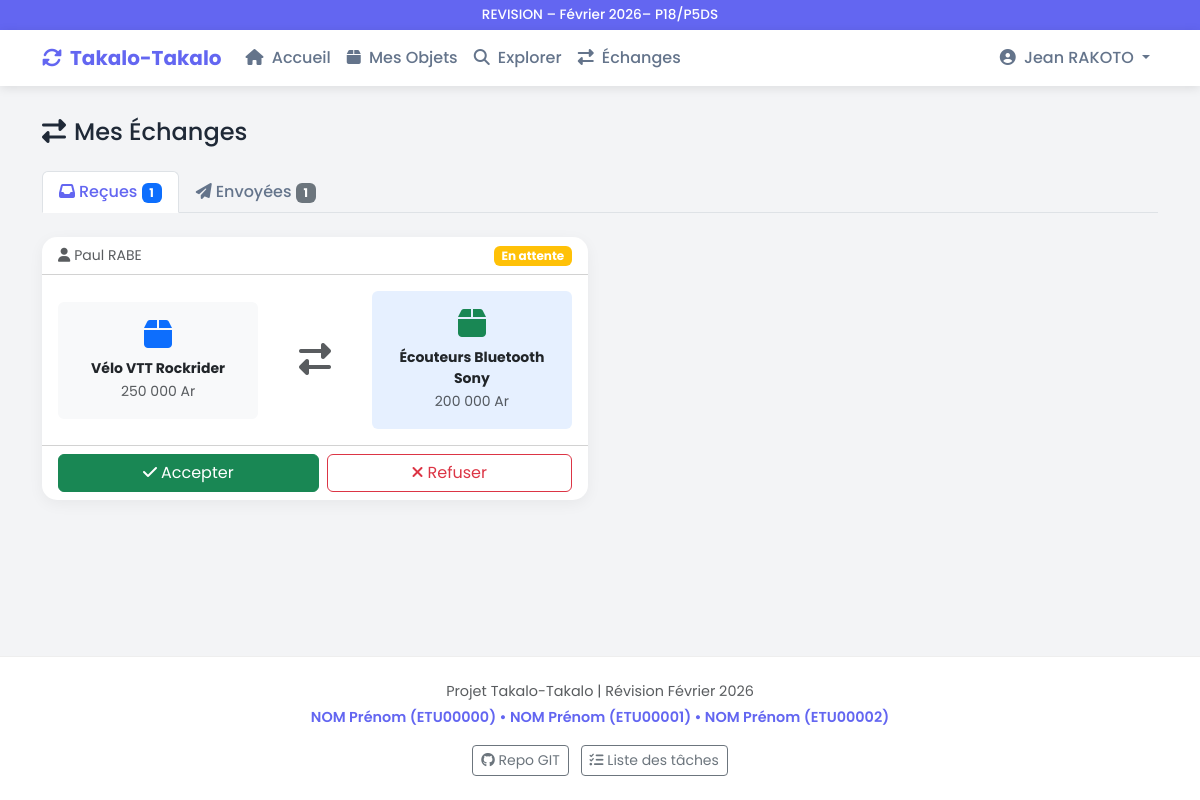
The page /mes-echanges (signed in) on the database its author committed.
### tables this page shows
CREATE TABLE IF NOT EXISTS exchanges (
    id INT AUTO_INCREMENT PRIMARY KEY,
    proposer_object_id INT NOT NULL COMMENT 'Objet proposé par l''initiateur',
    requested_object_id INT NOT NULL COMMENT 'Objet demandé en échange',
    proposer_user_id INT NOT NULL COMMENT 'Utilisateur qui propose l''échange',
    status ENUM('pending', 'accepted', 'refused', 'cancelled') DEFAULT 'pending',
    created_at DATETIME DEFAULT CURRENT_TIMESTAMP,
    accepted_at DATETIME DEFAULT NULL,
    updated_at DATETIME DEFAULT NULL ON UPDATE CURRENT_TIMESTAMP,
    
    FOREIGN KEY (proposer_object_id) REFERENCES objects(id) ON DELETE CASCADE,
    FOREIGN KEY (requested_object_id) REFERENCES objects(id) ON DELETE CASCADE,
    FOREIGN KEY (proposer_user_id) REFERENCES users(id) ON DELETE CASCADE
);

CREATE TABLE IF NOT EXISTS users (
    id INT AUTO_INCREMENT PRIMARY KEY,
    nom VARCHAR(100) NOT NULL,
    prenom VARCHAR(100) NOT NULL,
    email VARCHAR(150) NOT NULL UNIQUE,
    password VARCHAR(255) NOT NULL,
    telephone VARCHAR(20) DEFAULT NULL,
    adresse TEXT DEFAULT NULL,
    status ENUM('active', 'inactive', 'banned') DEFAULT 'active',
    created_at DATETIME DEFAULT CURRENT_TIMESTAMP,
    updated_at DATETIME DEFAULT NULL ON UPDATE CURRENT_TIMESTAMP
);

CREATE TABLE IF NOT EXISTS objects (
    id INT AUTO_INCREMENT PRIMARY KEY,
    user_id INT NOT NULL,
    category_id INT NOT NULL,
    title VARCHAR(200) NOT NULL,
    description TEXT DEFAULT NULL,
    estimated_price DECIMAL(15, 2) DEFAULT 0,
    status ENUM('available', 'exchanged', 'unavailable') DEFAULT 'available',
    created_at DATETIME DEFAULT CURRENT_TIMESTAMP,
    updated_at DATETIME DEFAULT NULL ON UPDATE CURRENT_TIMESTAMP,
    
    FOREIGN KEY (user_id) REFERENCES users(id) ON DELETE CASCADE,
    FOREIGN KEY (category_id) REFERENCES categories(id) ON DELETE RESTRICT
);

### controllers/ExchangeController.php (called while the page is built, shortened)
<?php
require_once __DIR__ . '/BaseController.php';
require_once __DIR__ . '/../models/Exchange.php';
class ExchangeController extends BaseController {
    private Exchange $exchangeModel;
    public function __construct() {
        $this->exchangeModel = new Exchange();
    }
    public function index(): void {
        $userId = $this->getUserId();
        $receivedProposals = $this->exchangeModel->getReceivedProposals($userId);
        $sentProposals = $this->exchangeModel->getSentProposals($userId);
        $this->render('user/exchanges', [
            'title' => 'Mes Échanges',
            'receivedProposals' => $receivedProposals,
            'sentProposals' => $sentProposals,
            'flash' => $this->getFlash()
        ], 'user');
    }
}

### config/Database.php (called while the page is built, shortened)
<?php
class Database {
    private static ?PDO $instance = null;
    public static function getInstance(): PDO {
        if (self::$instance === null) {
            try {
                $dsn = "mysql:host=" . self::HOST . ";dbname=" . self::DBNAME . ";charset=" . self::CHARSET;
                self::$instance = new PDO($dsn, self::USERNAME, self::PASSWORD, [
                    PDO::ATTR_ERRMODE => PDO::ERRMODE_EXCEPTION,
                    PDO::ATTR_DEFAULT_FETCH_MODE => PDO::FETCH_ASSOC,
                    PDO::ATTR_EMULATE_PREPARES => false
                ]);
            } catch (PDOException $e) {
                die("Erreur de connexion à la base de données: " . $e->getMessage());
            }
        }
        return self::$instance;
    }
}

### models/BaseModel.php (called while the page is built, shortened)
<?php
require_once __DIR__ . '/../config/Database.php';
abstract class BaseModel {
    public function __construct() {
        $this->db = Database::getInstance();
    }
}

### models/Exchange.php (called while the page is built, shortened)
<?php
require_once __DIR__ . '/BaseModel.php';
class Exchange extends BaseModel {
    protected string $table = 'exchanges';
    public function getReceivedProposals(int $userId): array {
        $sql = "SELECT e.*,
                       op.title as proposer_object_title, op.estimated_price as proposer_object_price,
                       or2.title as requested_object_title, or2.estimated_price as requested_object_price,
                       u.nom as proposer_nom, u.prenom as proposer_prenom
                FROM {$this->table} e
                LEFT JOIN objects op ON e.proposer_object_id = op.id
                LEFT JOIN objects or2 ON e.requested_object_id = or2.id
                LEFT JOIN users u ON e.proposer_user_id = u.id
                WHERE or2.user_id = :user_id
                ORDER BY e.created_at DESC";
        $stmt = $this->db->prepare($sql);
        $stmt->execute(['user_id' => $userId]);
        return $stmt->fetchAll();
    }
    public function getSentProposals(int $userId): array {
        $sql = "SELECT e.*,
                       op.title as proposer_object_title,
                       or2.title as requested_object_title,
                       u.nom as owner_nom, u.prenom as owner_prenom
                FROM {$this->table} e
                LEFT JOIN objects op ON e.proposer_object_id = op.id
                LEFT JOIN objects or2 ON e.requested_object_id = or2.id
                LEFT JOIN users u ON or2.user_id = u.id
                WHERE e.proposer_user_id = :user_id
                ORDER BY e.created_at DESC";
        $stmt = $this->db->prepare($sql);
        $stmt->execute(['user_id' => $userId]);
        return $stmt->fetchAll();
    }
}

### views/user/exchanges.php (the view, shortened to what this page needs)
<div class="mb-4">
    <h4><i class="fas fa-exchange-alt me-2"></i>Mes Échanges</h4>
</div>
<ul class="nav nav-tabs mb-4" role="tablist">
    <li class="nav-item">
        <button class="nav-link active" data-bs-toggle="tab" data-bs-target="#received" type="button">
            <i class="fas fa-inbox me-1"></i>Reçues
            <span class="badge bg-primary"><?= count($receivedProposals ?? []) ?></span>
        </button>
    </li>
    <li class="nav-item">
        <button class="nav-link" data-bs-toggle="tab" data-bs-target="#sent" type="button">
            <i class="fas fa-paper-plane me-1"></i>Envoyées
            <span class="badge bg-secondary"><?= count($sentProposals ?? []) ?></span>
        </button>
    </li>
</ul>
<div class="tab-content">
    <div class="tab-pane fade show active" id="received">
        <?php if (empty($receivedProposals)): ?>
        <div class="card">
            <div class="card-body text-center py-5">
                <i class="fas fa-inbox fa-4x text-muted mb-3 opacity-25"></i>
                <h5 class="text-muted">Aucune proposition reçue</h5>
                <p class="text-muted">Vous n'avez pas encore reçu de propositions d'échange.</p>
            </div>
        </div>
        <?php else: ?>
        <div class="row g-4">
            <?php foreach ($receivedProposals as $prop): ?>
            <div class="col-md-6">
                <div class="card h-100">
                    <div class="card-header bg-transparent d-flex justify-content-between align-items-center">
                        <span class="text-muted small">
                            <i class="fas fa-user me-1"></i><?= htmlspecialchars(($prop['proposer_prenom'] ?? '') . ' ' . ($prop['proposer_nom'] ?? '')) ?>
                        </span>
                        <span class="badge bg-<?= $prop['status'] === 'pending' ? 'warning' : ($prop['status'] === 'accepted' ? 'success' : 'secondary') ?>">
                            <?= $prop['status'] === 'pending' ? 'En attente' : ($prop['status'] === 'accepted' ? 'Accepté' : 'Refusé') ?>
                        </span>
                    </div>
                    <div class="card-body">
                        <div class="row align-items-center">
                            <div class="col-5 text-center">
                                <div class="p-3 bg-light rounded">
                                    <i class="fas fa-box fa-2x text-primary mb-2"></i>
                                    <p class="mb-0 fw-bold small"><?= htmlspecialchars($prop['proposer_object_title'] ?? '') ?></p>
                                    <small class="text-muted"><?= number_format($prop['proposer_object_price'] ?? 0, 0, ',', ' ') ?> Ar</small>
                                </div>
                            </div>
                            <div class="col-2 text-center">
                                <i class="fas fa-exchange-alt fa-2x text-muted"></i>
                            </div>
                            <div class="col-5 text-center">
                                <div class="p-3 bg-primary bg-opacity-10 rounded">
                                    <i class="fas fa-box fa-2x text-success mb-2"></i>
                                    <p class="mb-0 fw-bold small"><?= htmlspecialchars($prop['requested_object_title'] ?? '') ?></p>
                                    <small class="text-muted"><?= number_format($prop['requested_object_price'] ?? 0, 0, ',', ' ') ?> Ar</small>
                                </div>
                            </div>
                        </div>
                    </div>
                    <?php if ($prop['status'] === 'pending'): ?>
                    <div class="card-footer bg-transparent">
                        <div class="d-flex gap-2">
                            <form method="POST" action="<?= BASE_URL ?>/echanges/accept" class="flex-fill">
                                <button type="submit" class="btn btn-success w-100">
                                    <i class="fas fa-check me-1"></i>Accepter
                                </button>
                            </form>
                            <form method="POST" action="<?= BASE_URL ?>/echanges/refuse" class="flex-fill">
                                <button type="submit" class="btn btn-outline-danger w-100">
                                    <i class="fas fa-times me-1"></i>Refuser
                                </button>
                            </form>
                        </div>
                    </div>
                    <?php endif; ?>
                </div>
            </div>
            <?php endforeach; ?>
        </div>
        <?php endif; ?>
    </div>
</div>

### views/layouts/user.php (style rules this page uses)
:root { --primary-color: #6366f1; --secondary-color: #a855f7; --bg-color: #f3f4f6; --text-color: #1f2937; }
body { font-family: 'Poppins', sans-serif; background-color: var(--bg-color); min-height: 100vh; display: flex; flex-direction: column; color: var(--text-color); }
.nav-link { font-weight: 500; color: #64748b !important; transition: color 0.3s; }
.nav-link:hover, .nav-link.active { color: var(--primary-color) !important; }
.card { border: none; border-radius: 15px; box-shadow: 0 4px 15px rgba(0, 0, 0, 0.05); }

### rows shown on the page
exchanges: proposer_user.nom "Paul RABE", status "En attente", proposer_object.title "Vélo VTT Rockrider", proposer_object.estimated_price "250 000", requested_object.title "Écouteurs Bluetooth Sony", requested_object.estimated_price "200 000"

### other values the page prints
APP_NAME "Takalo-Takalo"
$_SESSION['user_name'] "Jean RAKOTO"
count($receivedProposals ?? []) "1"
count($sentProposals ?? []) "1"
implode(' • ', $members) "NOM Prénom (ETU00000) • NOM Prénom (ETU00001) • NOM Prénom (ETU00002)"
